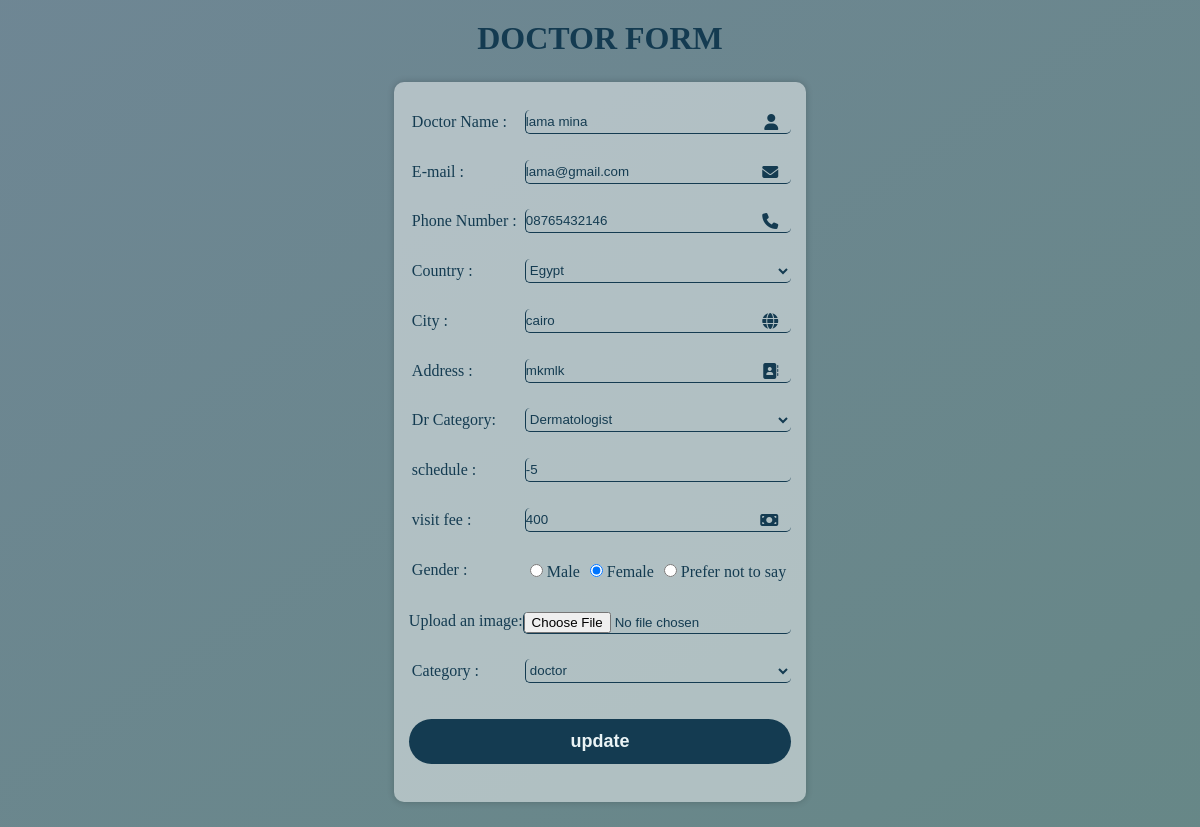
Page /wellness-wave-as-admin/drform.php?edit=4 on the committed database.
### tables this page shows
CREATE TABLE `doctor` (
  `doctor_id` int(11) NOT NULL,
  `doctor_name` varchar(255) NOT NULL,
  `phone` varchar(255) NOT NULL,
  `email` varchar(255) NOT NULL,
  `gender` varchar(255) NOT NULL,
  `city` varchar(255) NOT NULL,
  `country` varchar(255) NOT NULL,
  `hide` int(11) NOT NULL DEFAULT 1,
  `category_id` int(11) NOT NULL,
  `doctorcat_id` int(11) NOT NULL,
  `visit_fee` decimal(10,0) NOT NULL,
  `schedule` varchar(255) NOT NULL,
  `address` varchar(255) NOT NULL,
  `image` longtext NOT NULL
);

### wellness-wave-as-admin/drform.php (the view, shortened to what this page needs)
<?php
include("connection.php");
  $name="";
  $phone="";
  $email="";
  $gender="";
  $city="";
  $country="";
  $category_id ="";
  $doctorcat_id="";
  $visitfee="";
  $schedule="";
  $address="";
$edit=false;
if(isset($_GET['edit'])){
    $edit=true;
    $id=$_GET['edit'];
    $select= "SELECT * FROM `doctor` WHERE `doctor_id` =$id";
    $run_select = mysqli_query($connect,$select);
    $fetch=mysqli_fetch_assoc($run_select);
    $name=$fetch['doctor_name'];
    $phone=$fetch['phone'];
    $email=$fetch['email'];
    $gender=$fetch['gender'];
    $city=$fetch['city'];
    $country=$fetch['country'];
    $category_id=$fetch['category_id'];
    $doctorcat_id=$fetch['doctorcat_id'];
    $visitfee=$fetch['visit_fee'];
    $schedule=$fetch['schedule'];
    $address=$fetch['address'];
}
?>
<!DOCTYPE html>
<html lang="en">
<head>
    <link rel="stylesheet" href="https://cdnjs.cloudflare.com/ajax/libs/font-awesome/6.5.2/css/all.min.css">
    <link rel="stylesheet" href="CSS/drform.css">
</head>
<body>
    <h1>DOCTOR FORM</h1>
    <div class="main-form">
        <form method="POST"  enctype="multipart/form-data">
            <div>
                <label class="title" for="Doctor_name">Doctor Name :</label>
                <input type="text" id="Doctor_name" name="name" placeholder="Enter Doctor name"   value="<?php echo $name;?>" required>
                <i class="fa-solid fa-user"></i>
            </div>
            <div>
                <label class="title" for="email">E-mail :</label>
                <input type="email" id="email" name="email" placeholder="Enter E-mail" value="<?php echo $email;?>" required>
                <i class="fa-solid fa-envelope"></i>
            </div>
            <div>
                <label class="title" for="phone_number">Phone Number :</label>
                <input type="tel" id="phone_number" name="phone" placeholder="Enter phone number"   value="<?php echo $phone;?>" required>
                <i class="fa-solid fa-phone"></i>
            </div>
            <div>
            <label class="title" for="Country">Country :</label>
                <select id="Country" name="country"  value="<?php echo $country;?>" required>
                    <option value="Egypt" <?php if($country == 'Egypt') echo 'selected'; ?>>Egypt</option>
                </select>
            </div>
            <div>
                <label class="title" for="city">City :</label>
                <input type="text" id="city" name="city" placeholder="Enter city"  value="<?php echo $city;?>">
                <i class="fa-solid fa-globe"></i>
            </div>
            <div>
                <label class="title" for="address">Address :</label>
                <input type="text" id="address" name="address" placeholder="Enter Address"  value="<?php echo $address;?>" required>
                <i class="fa-solid fa-address-book"></i>
            </div>
            <div>
                <label class="title" for="dr_category"> Dr Category:</label>
                <select id="dr_category" name="dr_category">
                    <option value="1" <?php if($doctorcat_id == '1') echo 'selected'; ?>>Dermatologist</option>
                </select>
            </div>
            <div>
                <label class="title" for="Reservation_date">schedule :</label>
                <input type="text" id="Reservation_date" name="schedule" placeholder="Enter Date"  value="<?php echo $schedule;?>" required>
            </div>
            <div>
                <label class="title" for="visit_fee">visit fee :</label>
                <input type="number" id="visit_fee" name="visit_fee" placeholder="Enter visit fee amount"  value="<?php echo $visitfee;?>" required>
                <i class="fa-solid fa-money-bill"></i>
            </div>
            <div>
                <label class="title" for="gender">Gender :</label>
                <div class="radio-group">
                    <label class="lab">
                        <input type="radio" name="gender" value="male" <?php if($gender == 'male') echo 'checked'; ?> required> Male
                    </label>
                    <label class="lab">
                        <input type="radio" name="gender" value="female" <?php if($gender == 'female') echo 'checked'; ?> required> Female
                    </label>
                    <label class="lab">
                        <input type="radio" name="gender" value="Prefer not to say" <?php if($gender == 'Prefer not to say') echo 'checked'; ?> required> Prefer not to say
                    </label>
                </div>
            </div>
            <div>
                <label for="imgUpload">Upload an image:</label>
                <input class="img" type="file" id="imgUpload" name="image" accept="image/*">
            </div>
            <div>
            <label class="title" for="Category" >Category :</label>
                <select id="category" name="category"   value="<?php echo $category_id;?>" required>
                    <option value="3" <?php if($category_id == '3') echo 'selected'; ?> >doctor</option>
                </select>
            </div>
            <?php if($edit != true) { ?>
            <div class="btn">
                <button type="submit" name="submit">ADD</button>
            </div>
            <?php } else{ ?>
                <div class="btn">
                <button type="submit" name="update">update</button>
            </div>
            <?php } ?>
        </form>
    </div>
</body>
</html>

### wellness-wave-as-admin/css/drform.css (style rules this page uses)
* { padding: 0; margin: 0; box-sizing: border-box; list-style-type: none; color: #ebf4f6; }
body { background: linear-gradient(to bottom right, #143b519d, #2b5858b7), url(download.jpg); background-repeat: no-repeat; background-size: cover; }
form { background-color: rgba(255, 255, 255, 0.475); display: flex; flex-direction: column; justify-content: space-around; box-shadow: 0 0 7px rgba(0, 0, 0, 0.2); max-width: 600px; padding: 15px; border-radius: 10px; }
input, select { color: #143b51; border: none; background-color: transparent; border-radius: 5px; flex-grow: 1; border-bottom: 0.5px solid #143b51; border-left: 0.5px solid #143b51; }
div { position: relative; justify-content: space-between; display: flex; }
.title { width: 110px; margin: 3px; }
.main-form { margin: 25px; height: 90vh; display: flex; justify-content: center; }
label { color: #143b51; }
.lab { color: #143b51; padding: 5px; }
.btn button { width: 100%; height: 45px; background: #143b51; border: none; outline: none; border-radius: 40px; cursor: pointer; font-size: 16px; color: #ebf4f6; font-weight: 600; text-decoration: none; margin: 10px 0px; font-size: large; }
::placeholder { padding: 5px; color: #143b51; }
i { padding: 3px; position: absolute; right: 10px; top: 50%; transform: translateY(-50%); color: #143b51; }
option { background-color: #143b5165; color: #143b51; }
h1 { text-align: center; color: #143b51; margin: 20px; }

### rows in the picture
doctor: name "lama mina", email "lama@gmail.com", phone "08765432146", country "Egypt", city "cairo", address "mkmlk", dr_category "Dermatologist", schedule "-5", visit_fee "400", gender "☐ Male", gender "☑ Female", gender "☐ Prefer not to say", category "doctor"
